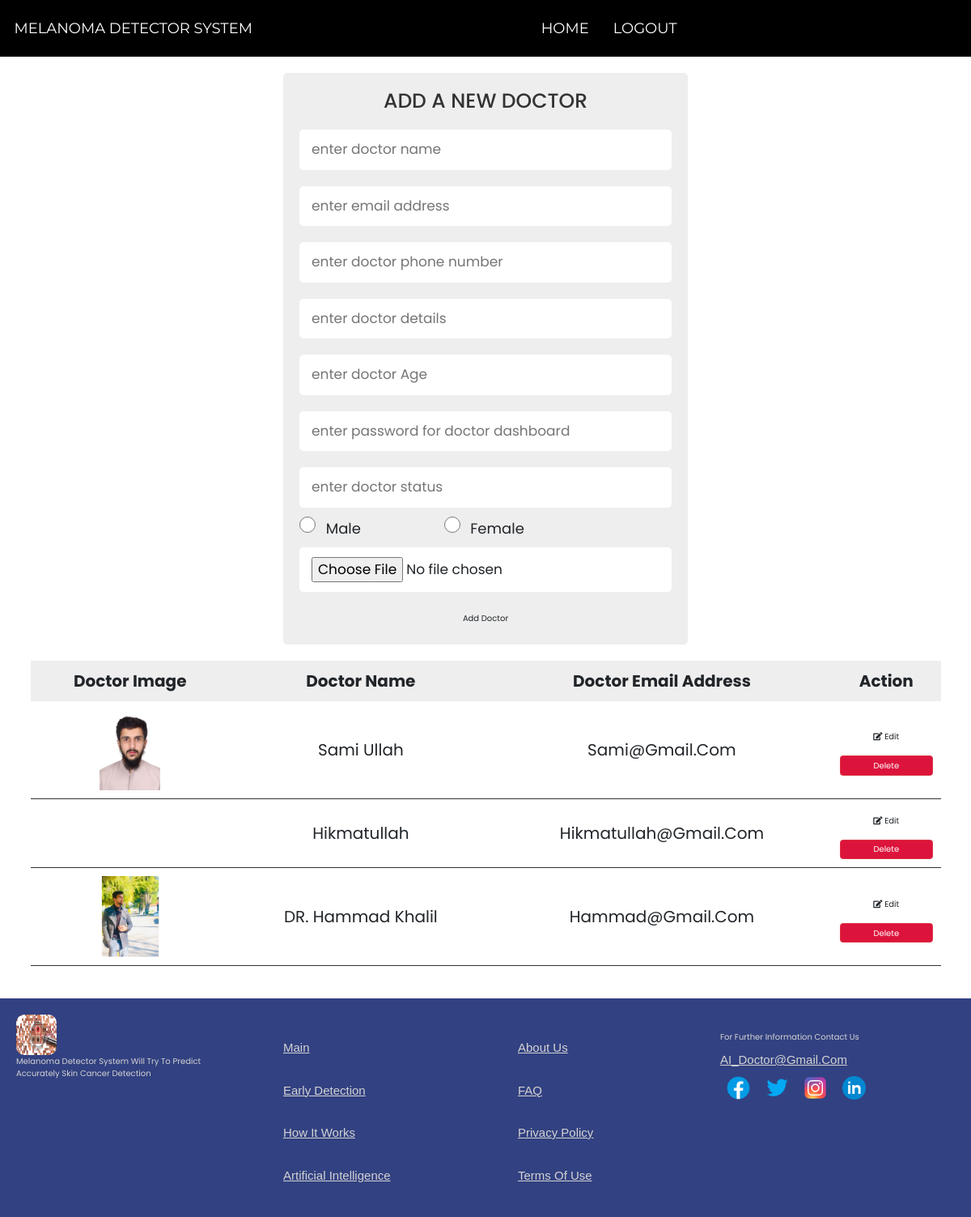
/AdminPage/, run on the app's committed database.
### MainApp/models.py (models this page shows, shortened)
class availabledoctors(models.Model):
    doctor_name = models.CharField(max_length=100, null=True)
    doctor_email = models.CharField(max_length=200, null=True)
    doctor_age = models.IntegerField(null=True)
    doctor_gender = models.CharField(max_length=6, null=True)
    doctor_mobile = models.CharField(max_length=100, null=True)
    doctor_qualification = models.CharField(max_length=100, null=True)
    doctor_jobstatus = models.CharField(max_length=50, null=True)
    doctor_image = models.ImageField(upload_to='db_images/doctor_images', default='')
    doctor_password = models.CharField(max_length=100, null=True)

### MainApp/views.py (the view)
# urls.py: path('AdminPage/', views.AdminPage),
def AdminPage(request):
    if request.method == 'POST':
        doctor_name = request.POST['doctor_name']
        doctor_email = request.POST['doctor_email']
        if availabledoctors.objects.filter(doctor_email=doctor_email).exists():
            doctors = availabledoctors.objects.all()
            error_message = 'Doctor with the same email already exists.'
            return render(request, 'AdminPagedoc.html', {'doctors': doctors, 'error_message': error_message})
        doctor_age = request.POST['doctor_age']
        doctor_gender = request.POST['doctor_gender']
        doctor_mobile = request.POST['doctor_mobile']
        doctor_qualification = request.POST['doctor_qualification']
        doctor_jobstatus = request.POST['doctor_jobstatus']
        doctor_image = request.FILES.get('doctor_image')
        doctor_password = request.POST['doctor_password']
        query = availabledoctors(doctor_name=doctor_name, doctor_email=doctor_email, doctor_age=doctor_age, doctor_gender=doctor_gender, doctor_mobile=doctor_mobile, doctor_qualification=doctor_qualification, doctor_jobstatus=doctor_jobstatus, doctor_image=doctor_image, doctor_password=doctor_password)
        query.save()
        return redirect('/AdminPage/')
    else:
        doctors = availabledoctors.objects.all()
        return render(request, 'AdminPagedoc.html', {'doctors': doctors})

### Templates/AdminPagedoc.html (shortened to what this page needs)
{% extends 'MainTemplate.html' %}
{% block links %}
   <link rel="stylesheet" href="https://cdnjs.cloudflare.com/ajax/libs/font-awesome/5.15.4/css/all.min.css">
   <link rel="stylesheet" href="https://cdn.jsdelivr.net/npm/sweetalert2@11.0.19/dist/sweetalert2.min.css">
   <link rel="stylesheet" href="/static/css/style.css">
   <link href="https://cdn.jsdelivr.net/npm/bootstrap@5.2.2/dist/css/bootstrap.min.css" rel="stylesheet">
{% endblock %}
{% block content %}
{% include 'admin_nav.html' %}
<div class="container">
   <div class="admin-product-form-container">
      <form action="/AdminPage/" method="POST" enctype="multipart/form-data">
         <h3>add a new Doctor</h3>
         <input type="text" placeholder="enter doctor name" name="doctor_name" class="box">
         <input type="email" placeholder="enter email address" name="doctor_email" class="box">
         <input type="text" placeholder="enter doctor phone number" name="doctor_mobile" class="box">
         <input type="text" placeholder="enter doctor details" name="doctor_qualification" class="box">
         <input type="text" placeholder="enter doctor Age" name="doctor_age" class="box">
         <input type="text" placeholder="enter password for doctor dashboard" name="doctor_password" class="box">
         <input type="text" placeholder="enter doctor status" name="doctor_jobstatus" class="box">
         <input type="radio" name="doctor_gender" value="male" id="id_male" style="width:20px;height:22px;">
         <span style="font-size:18px;padding-right:100px;padding-left:10px"><label for="id_male">Male</label></span>
         <input type="radio" name="doctor_gender" value="female" style="width:20px;height:22px;">
         <span style="font-size:18px;padding-left:10px"><label for="id_female">Female</label></span>
         <input type="file"  name="doctor_image" class="box">
         <input type="submit" class="btn" name="add_doctor" value="add doctor">
      </form>
   </div>
   <div class="product-display">
      <table class="product-display-table">
         <thead>
            <tr>
               <th>Doctor image</th>
               <th>Doctor name</th>
               <th>Doctor Email Address</th>
               <th>Action</th>
            </tr>
         </thead>
         <tbody>
            {% for doctor in doctors %}
            <tr>
               <td><img src="{{ doctor.doctor_image.url }}" height="100" alt=""></td>
               <td>{{ doctor.doctor_name }}</td>
               <td>{{ doctor.doctor_email }}</td>
               <td>
                  <a href="/doctor_record_edit/{{ doctor.id }}" class="btn"> <i class="fas fa-edit"></i> edit </a>
                  <form action="/doctor_record_delete/{{ doctor.id }}/" method="POST" id="delete-form-{{ doctor.id }}">
                     <button type="submit" class="btn btn-danger delete-btn" data-doctor-id="{{ doctor.id }}">Delete</button>
                  </form>
               </td>
            </tr>
            {% endfor %}
         </tbody>
      </table>
   </div>
</div>
{% include 'footer.html' %}
{% endblock%}

### Templates/MainTemplate.html (shortened to what this page needs)
<!DOCTYPE html>
<html lang="en">
<head>
    {% block links %}
    {% endblock %}
</head>
<body>
    {% block content %}
    {% endblock %}
</body>
</html>

### Templates/admin_nav.html (shortened to what this page needs)
<!DOCTYPE html>
<html lang="en">
<head>
</head>
<body>
<nav class="navbar navbar-expand-lg bg-black">
  <div class="container-fluid">
    <a class="navbar-brand" href="/home/">Melanoma Detector System</a>
    <div class="collapse navbar-collapse" id="navbarSupportedContent">
      <ul class="navbar-nav me-auto mb-2 mb-lg-0">
        <li class="nav-item {% if request.path == '/home/' %} active {% endif %} ">
          <a id='AI' class="nav-link active" aria-current="page" href="/home/">Home</a>
        </li>
        <li class="nav-item {% if request.path == '/signup-patient/' %} active {% endif %}">
          <a class="nav-link" href="/admin_logout/">Logout</a>
        </li>
      </ul>
    </div>
  </div>
</nav>
</body>
</html>

### Templates/footer.html (shortened to what this page needs)
<!DOCTYPE html>
<html lang="en">
<head>
</head>
<body>
    {% load static %}
    <footer>
        <div class="flex_class">
            <div class='img1'>
                <div id="div2">
                    <img class="projectimg" src="{% static 'images/skinpic.jpg' %}">
                    <p id="p1">Melanoma Detector System will try to predict accurately skin cancer detection</p>
                </div>
            </div>
            <div class="col-6 col-lg-3">
                <ul style="list-style-type: none;" class="flist">
                    <li class="list_tag"><a class="atag" href="/home/">Main</a></li>
                    <li class="list_tag"><a class="atag" href="/Prediction/">Early Detection</a></li>
                    <li class="list_tag"><a class="atag" href="#middle">How it works</a></li>
                    <li class="list_tag"><a class="atag" href="https://www.techtarget.com/searchenterpriseai/definition/AI-Artificial-Intelligence">Artificial Intelligence</a></li>
                </ul>
            </div>
            <div class="col-6 col-lg-3">
                <ul style="list-style-type: none;" class="flist">
                    <li class="list_tag"><a class="atag" href="/about_us/">About Us</a></li>
                    <li class="list_tag"><a class="atag" href="/faq/">FAQ</a></li>
                    <li class="list_tag"><a class="atag" href="/privacypolice/">Privacy Policy</a></li>
                    <li class="list_tag"><a class="atag" href="/terms_of_use/">Terms of use</a></li>
                </ul>
            </div>
            <div class="col-12 col-lg-3">
                <div class='flist'>
                    <p style="color: lightgray;">For further information contact us</p>
                    <a class="atag" href="mailto:h.shinwari27@gmail.com" target="_blank">AI_Doctor@gmail.com</a>
                    <div class="w-100 col-12 col-lg-3">
                        <a class="atag" href="#" target="_blank"><img class="soc" src="{% static 'images/facebook1.png' %}" /></a>
                        <a class="atag" href="#" target="_blank"><img class="soc" src="{% static 'images/twitter.png' %}" /></a>
                        <a class="atag" href="#" target="_blank"> <img class="soc" src="{% static 'images/instagram.png' %}" /></a>
                        <a class="atag" href="#" target="_blank"> <img class="soc" src="{% static 'images/linked.png' %}" /></a>
                    </div>
                </div>
            </div>
        </div>
    </footer>
</body>
</html>

### static/css/style.css (style rules this page uses)
:root { --coral:coral; --black:#333; --white:#fff; --bg-color:#eee; --box-shadow:0 .5rem 1rem rgba(0,0,0,.1); --border:.1rem solid var(--black); }
* { font-family: 'Poppins', sans-serif; margin:0; padding:0; box-sizing: border-box; outline: none; border:none; text-decoration: none; text-transform: capitalize; }
html { font-size: 62.5%; overflow-x: hidden; }
.btn { display: block; width: 100%; cursor: pointer; border-radius: .5rem; margin-top: 1rem; font-size: 1.7rem; padding:1rem 3rem; background: var(--coral); color:var(--white); text-align: center; }
.container { max-width: 1200px; padding:2rem; margin:0 auto; }
.admin-product-form-container form { max-width: 50rem; margin:0 auto; padding:2rem; border-radius: .5rem; background: var(--bg-color); }
.admin-product-form-container form h3 { text-transform: uppercase; color:var(--black); margin-bottom: 1rem; text-align: center; font-size: 2.5rem; }
.admin-product-form-container form .box { width: 100%; border-radius: .5rem; padding:1.2rem 1.5rem; font-size: 1.7rem; margin:1rem 0; background: var(--white); text-transform: none; }
.product-display { margin:2rem 0; }
.product-display .product-display-table { width: 100%; text-align: center; }
.product-display .product-display-table thead { background: var(--bg-color); }
.product-display .product-display-table th { padding:1rem; font-size: 2rem; }
.product-display .product-display-table td { padding:1rem; font-size: 2rem; border-bottom: var(--border); }
.product-display .product-display-table .btn:first-child { margin-top: 0; }
.product-display .product-display-table .btn:last-child { background: crimson; }

### Templates/admin_nav.html (style rules this page uses)
body { margin: 0; padding: 0; font-family: montserrat; }
.collapse { margin-left: 28%; text-align: center; }
.nav-item .nav-link { font-family: montserrat; text-decoration: none; color: rgb(255, 255, 255); text-transform: uppercase; font-size: 18px; margin: 0 10px; text-align: center; justify-content: center; transition: all .6s ease; }
#AI { color: white; }
.navbar-brand { font-family: montserrat; text-decoration: none; color: rgb(255, 255, 255); text-transform: uppercase; font-size: 18px; margin: 0 10px; transition: all .9s ease; }
.navbar { height: 70px; }

### Templates/footer.html (style rules this page uses)
footer { background-color: rgb(50, 65, 129); width: 100%; padding: 20px; }
.atag { color: lightgray; font-family: Arial, Helvetica, sans-serif; font-size: 15px; text-decoration: underline; }
.list_tag { margin: 10px; padding: 10px; }
.flist { margin-top: 20px; }
.projectimg { width: 50px; height: 50px; border-radius: 10px; margin-right: 10px; }
#p1 { color: lightgray; max-width: 280px; }
.soc { width: 35px; height: 35px; margin: 5px; }
.flex_class { display: flex; flex-wrap: wrap; }
.flex_class > div { flex: 1 0 100%; }
@media (min-width: 768px) { .flex_class > div { flex: 1 0 50%; } }
@media (min-width: 992px) { .flex_class > div { flex: 1 0 25%; } }

### data on the page
availabledoctors: doctor_image (picture), doctor_name "Sami Ullah", doctor_email "Sami@gmail.com"
availabledoctors: doctor_name "Hikmatullah", doctor_email "Hikmatullah@gmail.com"
availabledoctors: doctor_image (picture), doctor_name "DR. Hammad Khalil", doctor_email "Hammad@gmail.com"
